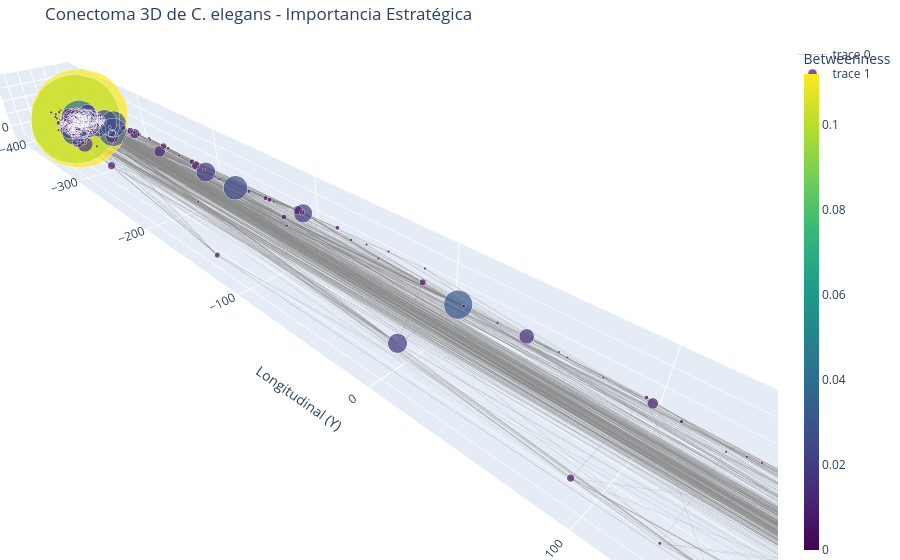

Here is the notebook cell this chart was saved with:
### Code cell
import plotly.graph_objects as go

# 1. Creamos el diccionario 3D usando tus columnas X, Y, Z
pos_3d = {row['Neuron']: (row['X'], row['Y'], row['Z']) for _, row in positions_df.iterrows()}

# 2. Calculamos la centralidad (asegurarnos de que sea sobre G_elegans completo)
centrality_bet = nx.betweenness_centrality(G_elegans)

# 3. Extraer coordenadas para las aristas (Edges)
edge_x, edge_y, edge_z = [], [], []
for edge in G_elegans.edges():
    x0, y0, z0 = pos_3d[edge[0]]
    x1, y1, z1 = pos_3d[edge[1]]
    edge_x.extend([x0, x1, None])
    edge_y.extend([y0, y1, None])
    edge_z.extend([z0, z1, None])

edge_trace = go.Scatter3d(
    x=edge_x, y=edge_y, z=edge_z,
    line=dict(width=1, color='#888'),
    hoverinfo='none',
    mode='lines',
    opacity=0.3
)

# 4. Extraer coordenadas y atributos para los nodos
node_x, node_y, node_z = [], [], []
node_color, node_size, node_text = [], [], []

for node in G_elegans.nodes():
    x, y, z = pos_3d[node]
    node_x.append(x)
    node_y.append(y)
    node_z.append(z)
    
    val = centrality_bet[node]
    node_color.append(val)
    # Exageramos el tamaño: multiplicamos por 1000 y sumamos un mínimo
    node_size.append(val * 1000 + 3) 
    node_text.append(f'Neurona: {node}<br>Betweenness: {val:.4f}')

node_trace = go.Scatter3d(
    x=node_x, y=node_y, z=node_z,
    mode='markers',
    hoverinfo='text',
    text=node_text,
    marker=dict(
        showscale=True,
        colorscale='Viridis',
        color=node_color,
        size=node_size,
        colorbar=dict(thickness=15, title='Betweenness'),
        line_width=0.5
    )
)

# 5. Definir el layout y mostrar
fig = go.Figure(data=[edge_trace, node_trace],
             layout=go.Layout(
                title='Conectoma 3D de C. elegans - Importancia Estratégica',
                scene=dict(
                    xaxis_title='Lateral (X)',
                    yaxis_title='Longitudinal (Y)',
                    zaxis_title='Dorso-ventral (Z)',
                    # Esto mantiene la proporción real del gusano
                    aspectmode='data' 
                ),
                margin=dict(b=0, l=0, r=0, t=40)
             ))

fig.show()

### Figure 1 — Plotly figure (JSON) as saved in the notebook; plotly's stock layout.template omitted (floating-point values rounded to 4 significant figures; data arrays with more than 128 entries replaced by an {"elided": "..."} marker saying what was removed)
{"data": [{"hoverinfo": "none", "line": {"color": "#888", "width": 1}, "mode": "lines", "opacity": 0.3, "type": "scatter3d", "x": {"elided": "6837 float values"}, "y": {"elided": "6837 float values"}, "z": {"elided": "6837 float values"}}, {"hoverinfo": "text", "marker": {"color": {"elided": "299 float values"}, "colorbar": {"thickness": 15, "title": {"text": "Betweenness"}}, "colorscale": [[0, "#440154"], [0.1111, "#482878"], [0.2222, "#3e4989"], [0.3333, "#31688e"], [0.4444, "#26828e"], [0.5556, "#1f9e89"], [0.6667, "#35b779"], [0.7778, "#6ece58"], [0.8889, "#b5de2b"], [1, "#fde725"]], "line": {"width": 0.5}, "showscale": true, "size": {"elided": "299 float values"}}, "mode": "markers", "text": {"elided": "299 str values"}, "type": "scatter3d", "x": {"elided": "299 float values"}, "y": {"elided": "299 float values"}, "z": {"elided": "299 float values"}}], "layout": {"margin": {"b": 0, "l": 0, "r": 0, "t": 40}, "scene": {"aspectmode": "data", "xaxis": {"title": {"text": "Lateral (X)"}}, "yaxis": {"title": {"text": "Longitudinal (Y)"}}, "zaxis": {"title": {"text": "Dorso-ventral (Z)"}}}, "title": {"text": "Conectoma 3D de C. elegans - Importancia Estratégica"}}}
